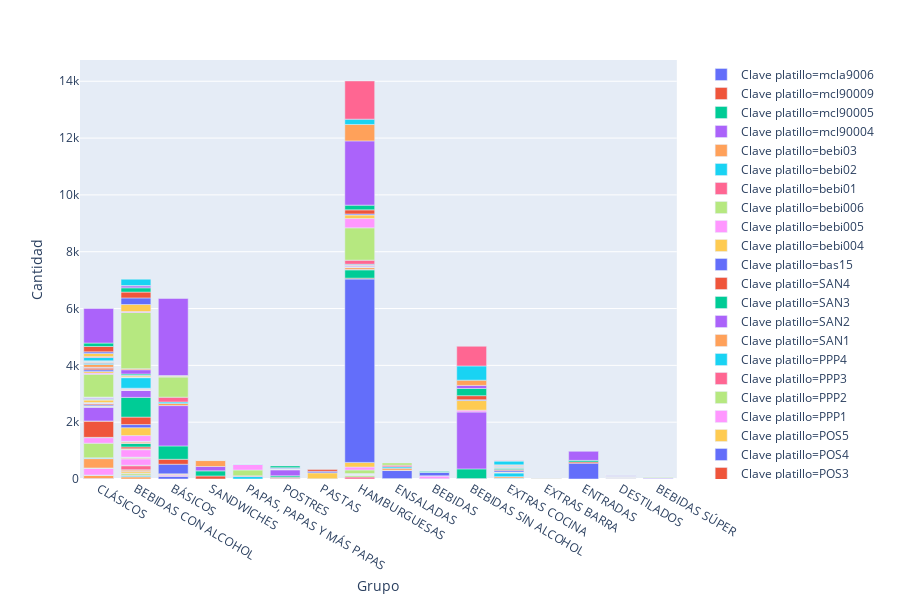

Here is the notebook cell this chart was saved with:
### Code cell
data_stacked = data.groupby(['Clave platillo', 'Grupo'])['Cantidad'].sum().reset_index().sort_values(['Clave platillo','Cantidad'],ascending=False)
fig = pyx.bar(data_stacked, x='Grupo', y='Cantidad', color = 'Clave platillo')
fig.show()
